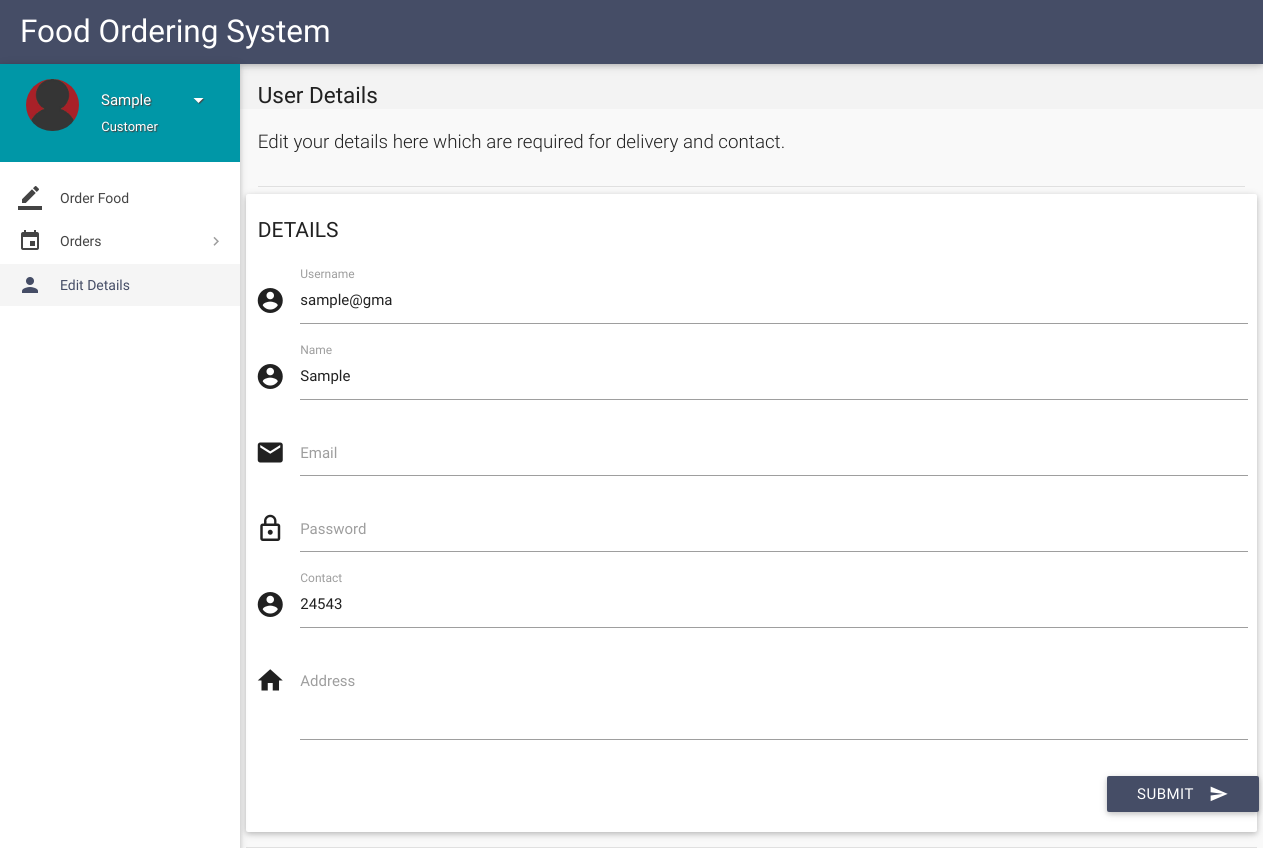
The app's page /details.php (signed in) with its own data.
### tables this page shows
CREATE TABLE IF NOT EXISTS `users` (
  `id` int(11) NOT NULL,
  `role` varchar(15) NOT NULL DEFAULT 'Customer',
  `name` varchar(15) NOT NULL,
  `username` varchar(10) NOT NULL,
  `password` varchar(16) NOT NULL,
  `email` varchar(35) DEFAULT NULL,
  `address` varchar(300) DEFAULT NULL,
  `contact` bigint(11) NOT NULL,
  `verified` tinyint(1) NOT NULL DEFAULT '1',
  `deleted` tinyint(4) NOT NULL DEFAULT '0'
);

### includes/connect.php (called while the page is built, shortened)
<?php
$role = $_SESSION['role'];
?>

### details.php (the view, shortened to what this page needs)
<?php
include 'includes/connect.php';
$user_id = $_SESSION['user_id'];
$result = mysqli_query($con, "SELECT * FROM users where id = $user_id");
while($row = mysqli_fetch_array($result)){
$name = $row['name'];
$address = $row['address'];
$contact = $row['contact'];
$email = $row['email'];
$username = $row['username'];
}
	if($_SESSION['customer_sid']==session_id())
	{
		?>
<!DOCTYPE html>
<html lang="en">
<head>
  <link href="css/materialize.min.css" type="text/css" rel="stylesheet" media="screen,projection">
  <link href="css/style.min.css" type="text/css" rel="stylesheet" media="screen,projection">
  <link href="css/custom/custom.min.css" type="text/css" rel="stylesheet" media="screen,projection">
  <link href="js/plugins/perfect-scrollbar/perfect-scrollbar.css" type="text/css" rel="stylesheet" media="screen,projection">
</head>
<body>
  <header id="header" class="page-topbar">
        <div class="navbar-fixed">
            <nav class="navbar-color">
                <div class="nav-wrapper">
                    <ul class="left">
                      <li><h1 class="logo-wrapper"><a href="index.php" class="brand-logo darken-1">Food Ordering System</a></h1></li>
                    </ul>
                </div>
            </nav>
        </div>
  </header>
  <div id="main">
    <div class="wrapper">
      <aside id="left-sidebar-nav">
        <ul id="slide-out" class="side-nav fixed leftside-navigation">
            <li class="user-details cyan darken-2">
            <div class="row">
                <div class="col col s4 m4 l4">
                    <img src="images/avatar.jpg" alt="" class="circle responsive-img valign profile-image">
                </div>
                <div class="col col s8 m8 l8">
                    <a class="btn-flat dropdown-button waves-effect waves-light white-text profile-btn" href="#" data-activates="profile-dropdown"><?php echo $name;?> <i class="mdi-navigation-arrow-drop-down right"></i></a>
                    <p class="user-roal"><?php echo $role;?></p>
                </div>
            </div>
            </li>
            <li class="bold"><a href="index.php" class="waves-effect waves-cyan"><i class="mdi-editor-border-color"></i> Order Food</a>
            </li>
                <li class="no-padding">
                    <ul class="collapsible collapsible-accordion">
                        <li class="bold"><a class="collapsible-header waves-effect waves-cyan"><i class="mdi-editor-insert-invitation"></i> Orders</a>
                        </li>
                    </ul>
                </li>
            <li class="bold active"><a href="details.php" class="waves-effect waves-cyan"><i class="mdi-social-person"></i> Edit Details</a>
            </li>
        </ul>
        </aside>
      <section id="content">
        <div id="breadcrumbs-wrapper">
          <div class="container">
            <div class="row">
              <div class="col s12 m12 l12">
                <h5 class="breadcrumbs-title">User Details</h5>
              </div>
            </div>
          </div>
        </div>
        <div class="container">
          <p class="caption">Edit your details here which are required for delivery and contact.</p>
          <div class="divider"></div>
            <div class="row">
              <div class="col s12 m4 l3">
                <h4 class="header">Details</h4>
              </div>
<div>
                <div class="card-panel">
                  <div class="row">
                    <form class="formValidate" id="formValidate" method="post" action="routers/details-router.php" novalidate="novalidate"class="col s12">
                      <div class="row">
                        <div class="input-field col s12">
                          <i class="mdi-action-account-circle prefix"></i>
                          <input name="username" id="username" type="text" value="<?php echo $username;?>" data-error=".errorTxt1">
                          <label for="username" class="">Username</label>
                        </div>
                      </div>
                      <div class="row">
                        <div class="input-field col s12">
                          <i class="mdi-action-account-circle prefix"></i>
                          <input name="name" id="name" type="text" value="<?php echo $name;?>" data-error=".errorTxt2">
                          <label for="name" class="">Name</label>
                        </div>
                      </div>
                      <div class="row">
                        <div class="input-field col s12">
                          <i class="mdi-communication-email prefix"></i>
                          <input name="email" id="email" type="email" value="<?php echo $email;?>" data-error=".errorTxt3">
                          <label for="email" class="">Email</label>
                        </div>
                      </div>
                      <div class="row">
                        <div class="input-field col s12">
                          <i class="mdi-action-lock-outline prefix"></i>
                          <input name="password" id="password" type="password" data-error=".errorTxt4">
                          <label for="password" class="">Password</label>
                        </div>
                      </div>
                      <div class="row">
                        <div class="input-field col s12">
                          <i class="mdi-action-account-circle prefix"></i>
                          <input name="phone" id="phone" type="number" value="<?php echo $contact;?>" data-error=".errorTxt5">
                          <label for="phone" class="">Contact</label>
                        </div>
                      </div>
                      <div class="row">
                        <div class="input-field col s12">
                          <i class="mdi-action-home prefix"></i>
                          <textarea name="address" id="address" class="materialize-textarea validate" data-error=".errorTxt6"><?php echo $address;?></textarea>
                          <label for="address" class="">Address</label>
                        </div>
                        <div class="row">
                          <div class="input-field col s12">
                            <button class="btn cyan waves-effect waves-light right" type="submit" name="action">Submit
                              <i class="mdi-content-send right"></i>
                            </button>
                          </div>
                        </div>
                      </div>
                    </form>
                  </div>
                </div>
              </div>
          </div>
      </section>
    </div>
  </div>
</body>
</html>
<?php
	}
?>

### details.php (style rules this page uses)
.input-field label.active { width:100%; }

### records on screen
users: name "Sample", username "sample@gma", phone "24543"

### other values on screen
$role "Customer"
